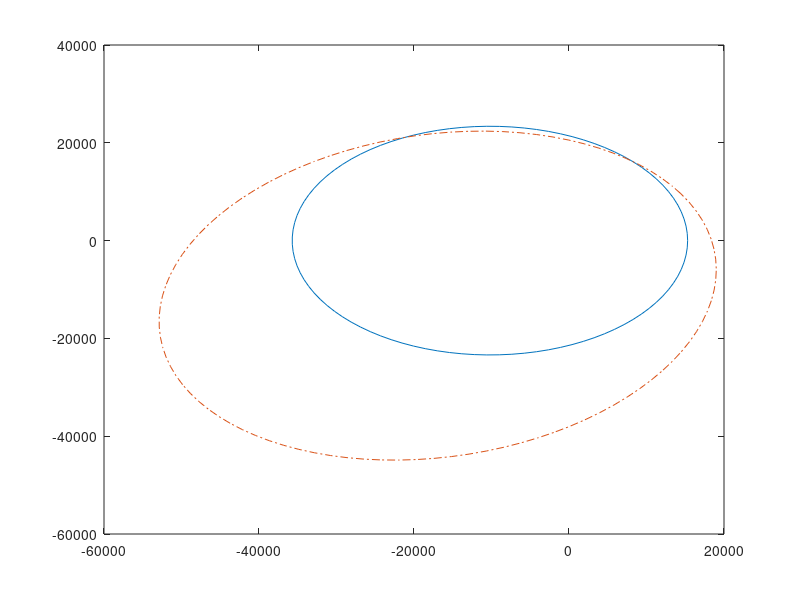

Here is the MATLAB script that generated this plot: (Note: this script raises an error after producing the figure.)
R_earth = 6378.1363; % [km]
Gm_earth = 398600.4415;

a = 4*R_earth;
fprintf("Semi major axis: %.4e km\n", a);
e = 0.4;
fprintf("eccentricity: %.4e\n", e);
TA = 135; %[deg]

d_v = 0.90; % [km/sec]
alpha_angle = 45; % [deg]

% calc p
p = a*(1-e^2);
fprintf("semilatus rectum: %.4e km\n", p);

% calc r at maneuver point
r = p/(1+e*cosd(TA));
fprintf("r at maneuver point: %.4e km\n", r);

% calc v new
v_old = sqrt(2*((Gm_earth/r) - (Gm_earth/(2*a))));
fprintf("velocity magnitude before maneuver: %.4e km/sec\n", v_old);

% calc gamma_old
gamma_old = acosd(sqrt(p*Gm_earth)/(r*v_old));
fprintf("FPA before maneuver: %.4e deg\n", gamma_old);

% calc v vector old
v_vector_old = [v_old*sind(gamma_old) v_old*cosd(gamma_old)];
fprintf("Velocity vector before maneuver: %.4e km/s %.4e km/s\n", v_vector_old(1), v_vector_old(2));

% express r and v in inertial frame
TM_inertial = [ cosd(TA) sind(TA); -sind(TA) cosd(TA)];
r_inertial = [r 0] * TM_inertial;
v_inertial_old = v_vector_old * TM_inertial;
fprintf("r_inertial: %.4e km e^ %.4e km p^\n", r_inertial(1), r_inertial(2));
fprintf("v_inertial before maneuver: %.4e km/s e^ %.4e km/s p^\n", v_inertial_old(1), v_inertial_old(2));

% express r and v in VNB frame
TM_vnb = [ cosd(90-gamma_old) sind(90-gamma_old); cosd(gamma_old) -sind(gamma_old)];
r_vnb = [r 0] * TM_vnb;
v_vnb_old = v_vector_old * TM_vnb;
fprintf("r_vnb: %.4e km v^ %.4e km b^\n", r_vnb(1), r_vnb(2));
fprintf("v_vnb before maneuver: %.4e km/s v^ %.4e km/s b^\n", v_vnb_old(1), v_vnb_old(2));

% find v_new
v_new = sqrt((v_old^2) + (d_v^2) - (2*v_old*d_v*cosd(180-alpha_angle)));
fprintf("v_new magnitude: %.4e km/sec\n", v_new);

% find d_gamma
d_gamma = acosd((d_v^2-v_old^2-v_new^2)/(-2*v_old*v_new));
fprintf("d_gamma: %.4e deg\n", d_gamma);
gamma_new = gamma_old + d_gamma;
fprintf("gamma_new: %.4e deg\n", gamma_new);

% find vector new
v_vector_new = [v_new*sind(gamma_new) v_new*cosd(gamma_new)];
fprintf("Velocity vector after maneuver: %.4e km/s r^ %.4e km/s theta^\n", v_vector_new(1), v_vector_new(2));

% express r and v in inertial frame
v_inertial_new = v_vector_new * TM_inertial;
fprintf("v_inertial after maneuver: %.4e km/s e^ %.4e km/s p^\n", v_inertial_new(1), v_inertial_new(2));
v_vnb_new = v_vector_new * TM_vnb;
fprintf("v_vnb after maneuver: %.4e km/s v^ %.4e km/s b^\n", v_vnb_new(1), v_vnb_new(2));

% calc h (specific angular momentum)
h = r*v_vector_new(2);
fprintf("specific angular momentum: %.4e km^2/sec\n", h);
p_new = h^2/Gm_earth;
fprintf("semilatus rectum after maneuver: %.4e km\n", p_new);

% calc new specific energy
specific_energy_new = ((v_new^2)/2) - (Gm_earth/r);
fprintf("specific energy after maneuver: %.4e km^2/sec^2\n", specific_energy_new);

% calc new semi major axis
a_new = -Gm_earth/(2*specific_energy_new);
fprintf("semi major axis after maneuver: %.4e km\n", a_new);

% calc new eccentricity
e_new = sqrt(1-(p_new/a_new));
fprintf("eccentricity after maneuver: %.4e\n", e_new);

% calc new period
period_new = 2*pi*sqrt((a_new^3)/Gm_earth);
fprintf("period after maneuver: %.4e sec\n", period_new);
fprintf("period after maneuver: %.4e hours\n", period_new/3600);
fprintf("period after maneuver: %.4e days\n", period_new/3600/24);

% calc new periapsis radius
rp_new = a_new*(1-e_new);
fprintf("rp after maneuver: %.4e km\n", rp_new);

% calc new TA
TA_new = acosd((p_new/(r*e_new))-(1/e_new));
fprintf("True Anomaly after maneuver: %.4e deg\n", TA_new);
fprintf("True Anomaly after maneuver: %.4e rad\n", deg2rad(TA_new));

% calc EA
EA_new = 2*atan(sqrt((1-e_new)/(1+e_new))*tand(TA_new/2));
fprintf("Eccentric Anomaly: %.4e rad\n", EA_new);
fprintf("Eccentric Anomaly: %.4e deg\n", rad2deg(EA_new));

% calc MA
MA_new = EA_new-e_new*sin(EA_new);
fprintf("Mean Anomaly: %.4e rad\n", MA_new);
fprintf("Mean Anomaly: %.4e deg\n", rad2deg(MA_new));

%calc time since periapsis
t_since_tp = MA_new*sqrt((a_new^3)/Gm_earth);
fprintf("time since periapsis: %.4e sec\n", t_since_tp);
fprintf("time since periapsis: %.4e hours\n", t_since_tp/3600);
fprintf("time since periapsis: %.4e days\n", t_since_tp/3600/24);

d_little_omega = -TA_new + TA;
fprintf("shift in little omega: %.4e deg\n", d_little_omega);

% plot the original orbit
b = a * sqrt( 1 - (e^2) );
fprintf('old Semi-major Axis (a): %.7e[km]\n', a);
fprintf('old Semi-minor Axis (b): %.7e[km]\n', b);

% original orbit
t = linspace(0, 2*pi);
x = a * cos(t) - (a*e);
y = b * sin(t);
plot(x,y);
hold on;

% new orbit
b_new = a_new * sqrt( 1 - (e_new^2) );
theta = deg2rad(d_little_omega);
fprintf('new Semi-minor Axis (b_new): %.7e[km]\n', b_new);
% use the general parametric equation for rotated ellipse
x_new = a_new*cos(t)*cos(theta) - b_new*sin(t)*sin(theta) - (a_new*e_new*cos(theta));
y_new = b_new*sin(t)*cos(theta) + a_new*cos(t)*sin(theta) - (a_new*e_new*sin(theta));
plot(x_new,y_new, '-.');
hold on;

% center lines
xline(0);
yline(0);
hold on;

axis equal;
grid on;
hold off;
xlim([-6e4 3e4])
ylim([-5e4 3e4])
legend('orbit before maneuver', 'orbit after maneuver')
%axis auto;
title("Orbit of spacecraft around Earth-Lillian Shido")
xlabel("Distance [km]")
ylabel("Distance [km]")

